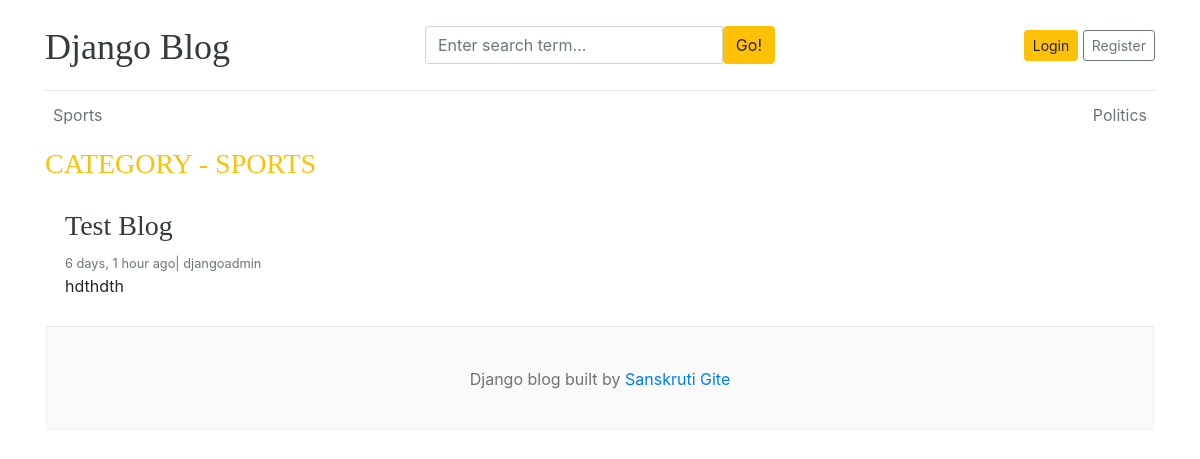
/category/1/, run on an earlier commit of the app's database.
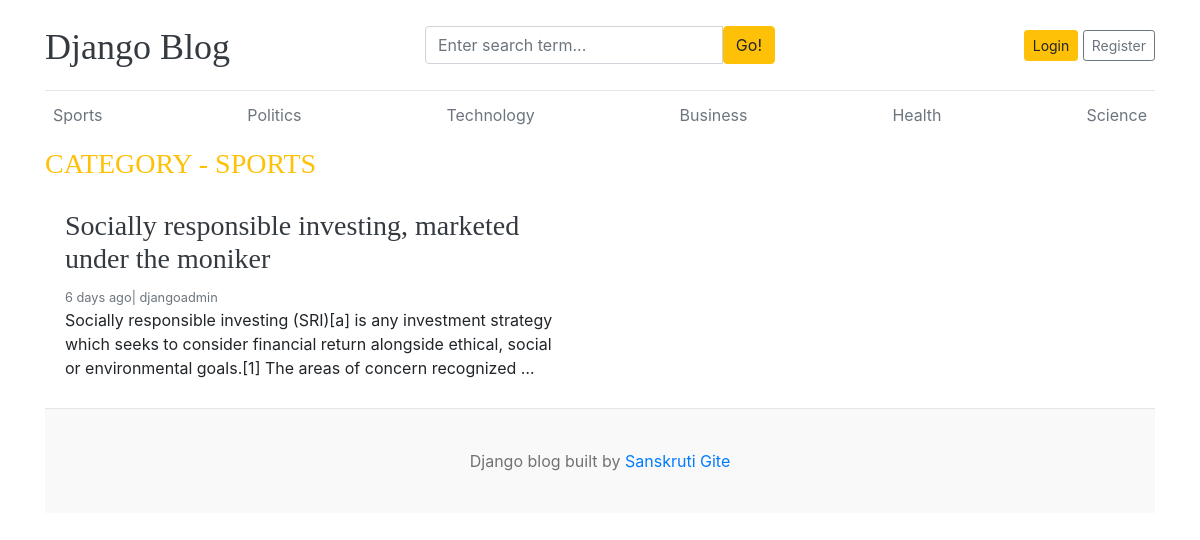
And on a later commit of the database.
### blogs/models.py (models this page shows, shortened)
class Category(models.Model):
    category_name=models.CharField(max_length=50 , unique=True)
    created_at=models.DateTimeField(auto_now_add=True)
    updated_at=models.DateTimeField(auto_now=True)
    class Meta:
        verbose_name_plural ='categories'
    def __str__(self):
        return self.category_name

class Blog(models.Model):
    title=models.CharField(max_length=100)
    slug=models.SlugField(max_length=150,unique=True,blank=True)
    category=models.ForeignKey(Category, on_delete=models.CASCADE)
    author=models.ForeignKey(User,on_delete=models.CASCADE)
    featured_image=models.ImageField(upload_to='uploads/%Y/%m/%d')
    short_description=models.TextField(max_length=500)
    blog_body=models.TextField(max_length=2000)
    status=models.CharField(max_length=20,choices=STATUS_CHOICES,default="Draft")
    is_featured=models.BooleanField(default=False)
    created_at=models.DateTimeField(auto_now_add=True)
    updated_at=models.DateTimeField(auto_now=True)

### blogs/views.py (the view)
# urls.py: path('<int:category_id>/',views.posts_by_category,name='posts_by_category')
def posts_by_category(request,category_id):
    posts=Blog.objects.filter(status='Published',category_id = category_id)
    category=get_object_or_404(Category,id=category_id)   #this basically shows page not found to user and with this we r using 404.html file
    context={
        'posts':posts,
        'category':category,
    }
    return render(request,'posts_by_category.html',context)

### blogs/context_processors.py (called while the page is built)
def get_categories(request):
    categories=Category.objects.all()
    return dict(categories=categories)

def get_social_links(request):
    social_links =SocialLink.objects.all()
    return dict(social_links=social_links)

### templates/posts_by_category.html
{% extends 'base.html'%}
{% block content %}
    <h3 class="text-uppercase text-warning" style="letter_spacing: 2px;">Category - {{category}}</h3>
    <div class="row mb-2">
        {% if posts%}
        {% for post in posts %}
            <div class="col-md-6">
            <div class="card border-0" >
                <div class="card-body">
                <h3><a href="{% url 'blogs' post.slug%}" class='text-dark'>{{post.title}}</a></h3>
                <small class="mb-1 text-muted">{{post.created_at| timesince}} ago| {{post.author}}</small>
                <p class="card-text">{{post.short_description|truncatewords:25}}</p>
                </div>
            </div>
            </div>
        {% endfor %}
        {% else %}
        <p>No posts found</p>
        {% endif %}
    </div>
{%endblock%}

### templates/base.html (shortened to what this page needs)
    {%load static%}
    <!DOCTYPE html>
    <html lang="en">
    <head>
        <link href="https://getbootstrap.com/docs/4.0/dist/css/bootstrap.min.css" rel="stylesheet">
        <link href="{% static 'css/blog.css' %}" rel="stylesheet">
    </head>
    <body>
        <div class="container">
        <header class="blog-header py-3">
            <div class="row flex-nowrap justify-content-between align-items-center">
            <div class="col-4 pt-1">
                <a class="blog-header-logo text-dark" href="/">Django Blog</a>
            </div>
            <div class="col-md-4">
                <form action="{% url 'search' %}" method="GET">
                    <div class="input-group">
                <input class="form-control" type="text" name="keyword" value="{{ keyword }}" placeholder="Enter search term..." aria-label="Enter search term..." aria-describedby="button-search" />
                <button type="submit" class="btn btn-warning" id="button-search" type="button">Go!</button>
                    </div>
                </form>
            </div>
            <div class="col-md-4 d-flex justify-content-end align-items-center">
                {% if not user.is_authenticated %}
                <a class="btn btn-sm btn-warning" href="{% url 'login' %}">Login</a> &nbsp;
                <a class="btn btn-sm btn-outline-secondary" href="{% url 'register' %}">Register</a>
                {%else%}
                <span>You are logged in as {{user}}</span>
                &emsp;
                <span><a href="{%url 'logout'%}">Logout</a></span>
                {%endif%}
            </div>
            </div>
        </header>
        <div class="nav-scroller py-1 mb-2">
            <nav class="nav d-flex justify-content-between">
                {%for cat in categories%}
            <a class="p-2 text-muted" href="{% url 'posts_by_category' cat.id %}">{{cat.category_name}}</a>
            {%endfor%}
            </nav>
        </div>
{% block content%}
{%endblock%}
<footer class="blog-footer">
    <p>Django blog built by <a href="#">Sanskruti Gite</a></p>
    </footer>
    </body>
    </html>

What changed in the data, as far as the page shows it:
removed Blog: title "Test Blog", created_at "6 days, 1 hour", author "djangoadmin", short_description "hdthdth"
added Category: category_name "Technology"
added Category: category_name "Business"
added Category: category_name "Health"
added Category: category_name "Science"
added Blog: title "Socially responsible investing, marketed under the moniker", created_at "6 days", author "djangoadmin", short_description "Socially responsible investing (SRI)[a] is any investment strategy which seeks to consider financial return alongside ethical, social or environmental goals.[1] The areas of concern recognized …"
